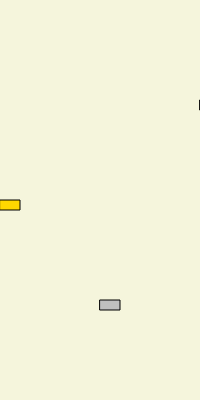
Frame 1 (no input)
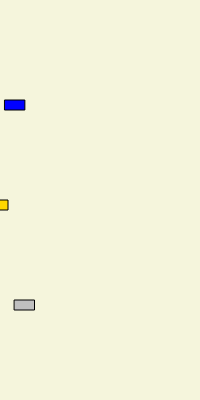
Frame 60 (no input)
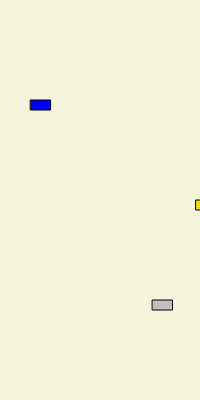
Frame 120 (the mouse pressed at the canvas centre since frame 60)

The p5.js sketch that drew these frames (run headless with seeded random() and noise() and a simulated clock; from frame 60 on, the mouse is pressed at the canvas centre):

// p5.js sketch
// ── sketch.js
class Car {
  /* Constructor expects parameters for
  fill color, x and y coordinates that
  will be used to initialize class properties.
  */
  constructor(cColor, x, y) {
    this.color = cColor;
    this.doors = 4;
    this.isConvertible = false;
    this.x = x;
    this.y = y;
    this.speed = 0;
  }

  start(speed) { // method expects parameter!
    this.speed = speed;
  }

  display() { // method!
    fill(this.color);
    rect(this.x, this.y, 20, 10);
  }

  move() { // method!
    this.x += this.speed;
    // Wrap x around boundaries
    if (this.x < -20) {
      this.x = width;
    } else if (this.x > width) {
      this.x = -20;
    }
  }
} //end class Car

let rav4;
let charger;
let nova;

function setup() {
  createCanvas(200, 400);
  /* Construct the 3 Cars */
  //constructor expects cColor, x, y
  rav4 = new Car("silver", 100, 300);
  charger = new Car("gold", 0, 200);  
  nova = new Car("blue", 200, 100); 
  nova.doors = 2; //update nova's doors property
  
  console.log("rav4", rav4);
  console.log("charger", charger);
  console.log("nova", nova);
  
  //call start methods of Car instances
  //the start method expects a number for speed
  rav4.start(2.3);
  charger.start(-4);
  nova.start(random(-1, 1));
}

function draw() {
  background("beige");
  
  //display and move all 3 Cars
  rav4.display();
  charger.display();
  nova.display();
  
  rav4.move();
  charger.move();
  nova.move();
}
